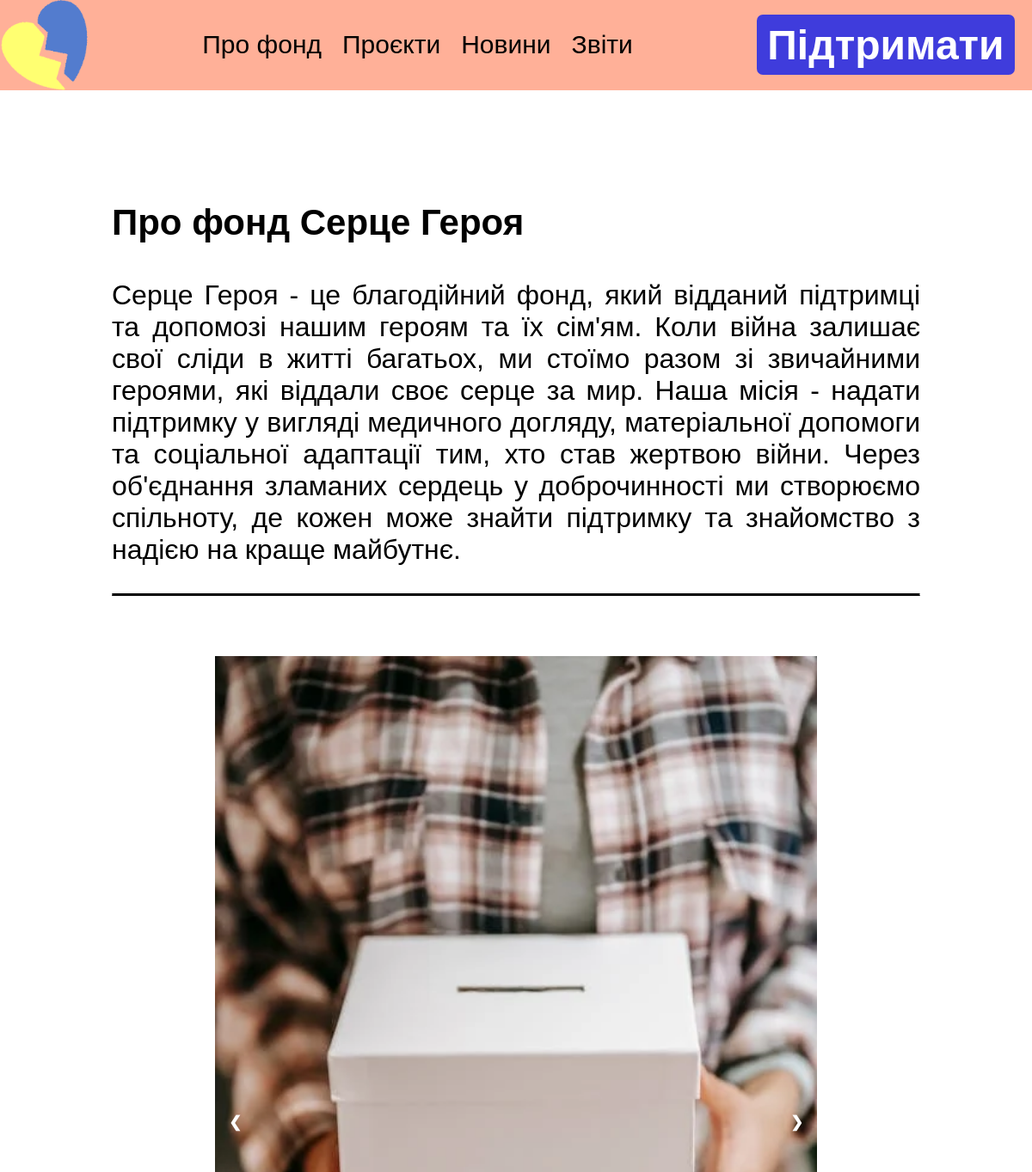
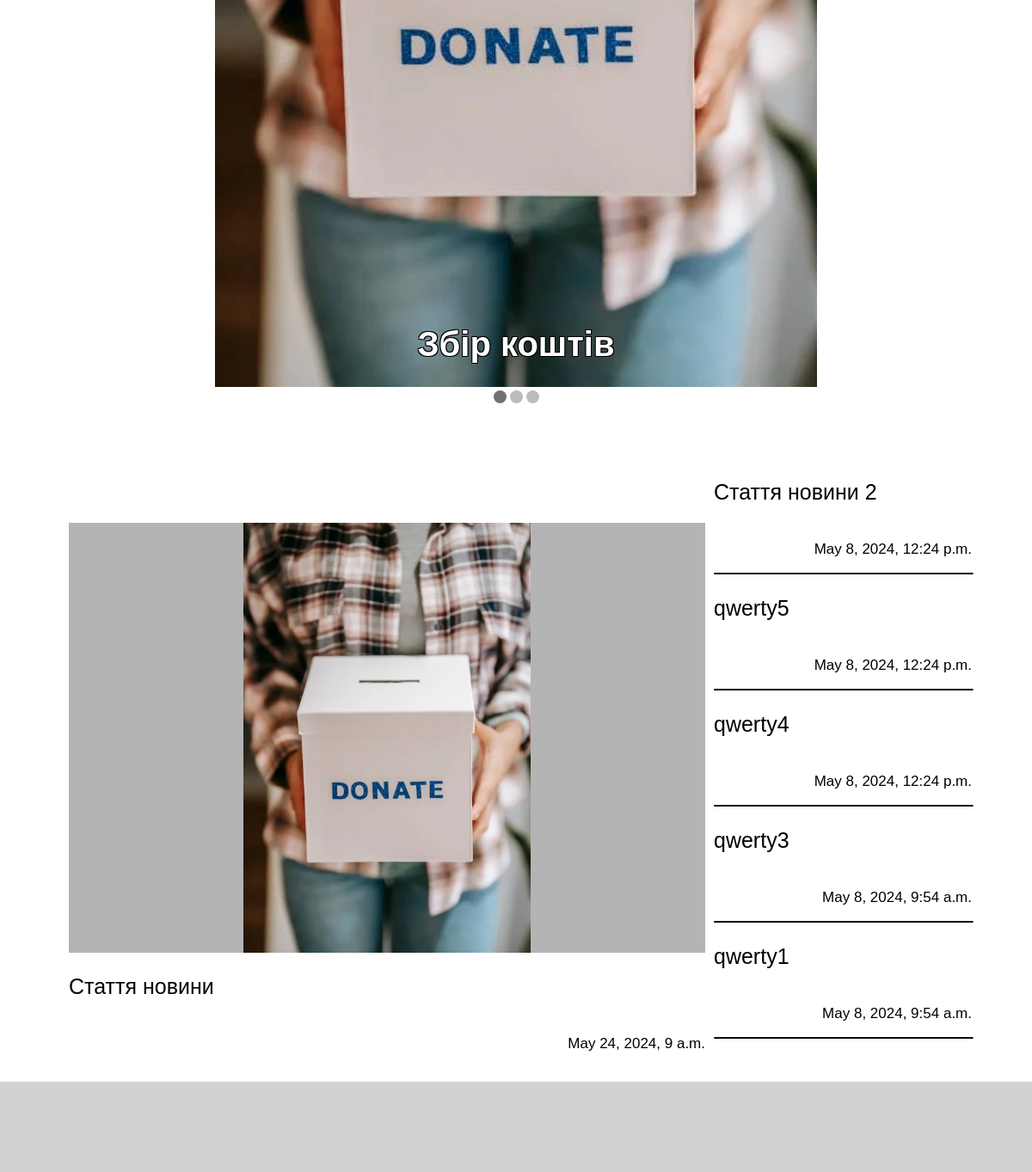
The page / on the database its author committed (2 pictures, top to bottom).
### UAFOND/models.py (models this page shows)
class Projects(models.Model):
    id = models.AutoField(primary_key=True)
    title = models.CharField(max_length=100, null=False, blank=False)
    author = models.CharField(max_length=100, null=False, blank=False)
    text = models.TextField()
    img = models.ImageField(upload_to='projects/')
    req_money = models.DecimalField(max_digits=20, decimal_places=2, null=False)
    coll_money = models.DecimalField(max_digits=20, decimal_places=2, null=False)
    active = models.BooleanField(default=True, null=False)

class News(models.Model):
    id = models.AutoField(primary_key=True)
    title = models.CharField(max_length=100, null=False, blank=False)
    author = models.CharField(max_length=100, null=False, blank=False)
    text = models.TextField()
    img = models.ImageField(upload_to='news/')
    time = models.DateTimeField(default=timezone.now, null=False)

### UAFOND/views.py (the view)
# urls.py: path('', views.main, name='main'),
def main(request):
    projects = Projects.objects.all().order_by("-id")
    news = News.objects.all().order_by("-id")
    return render(request, 'main.html', {'projects': projects, 'news': news})

### templates/main.html (shortened to what this page needs)
<!DOCTYPE html>
<html lang="uk-UA">
<head>
    {% load static %}
</head>
<body>
    <div id="highbar">
        <img src="{% static 'label.png' %}">
        <ul>
            <li><a href="{% url 'about' %}">Про фонд</a></li>
            <li><a href="{% url 'projects' %}">Проєкти</a></li>
            <li><a href="{% url 'news' %}">Новини</a></li>
            <li><a href="{% url 'report' %}">Звіти</a></li>
        </ul>
        <button onclick="window.location.href='{% url 'support' %}'">Підтримати</button>
    </div>
    <div id="about">
        <p style = "font-size: 42px; font-weight: bold; ">Про фонд Серце Героя</p>
        <p>Серце Героя - це благодійний фонд,
            який відданий підтримці та допомозі
            нашим героям та їх сім'ям. Коли війна
            залишає свої сліди в житті багатьох,
            ми стоїмо разом зі звичайними героями,
            які віддали своє серце за мир. Наша
            місія - надати підтримку у вигляді
            медичного догляду, матеріальної допомоги
            та соціальної адаптації тим, хто став
            жертвою війни. Через об'єднання зламаних
            сердець у доброчинності ми створюємо
            спільноту, де кожен може знайти підтримку
            та знайомство з надією на краще майбутнє.</p>
        <hr>
    </div>
    {%block content%}
    <div id="slideshow-container">
        {% for project in projects|slice:":5"%}
            {% if project.active %}
                <div class="ProjSlides fade">
                  <img src="{{ MEDIA_URL }}{{ project.img.url }}" style="width:100%">
                  <p class="proj_title" ><a  href="{% url 'proj' project.id %}" style= "color: inherit; text-decoration: none; ">{{project.title}}</a></p>
                </div>
            {% endif %}
        {% endfor %}
        <a class="prev" onclick="plusSlides(-1)">&#10094;</a>
        <a class="next" onclick="plusSlides(1)">&#10095;</a>
        <div style="text-align:center">
        </div>
    </div>
    <div id="news">
        <div id="main_news">
            {% for article in news %}
                {% if forloop.first %}
                    <div id="news_image"><img src="{{ MEDIA_URL }}{{ article.img.url }}" alt="Image"></div>
                    <p class="text"><a href="{% url 'artcl' article.id %}" style= "color: inherit; text-decoration: none; ">{{ article.title }}</a></p>
                    <p class="time">{{ article.time }}</p>
                {% endif %}
            {% endfor %}
        </div>
        <div id="other_news">
            {% for article in news|slice:":6" %}
                {% if not forloop.first%}
                    <div class="news_artcl">
                        <p class="text"><a href="{% url 'artcl' article.id %}" style= "color: inherit; text-decoration: none; ">{{ article.title }}</a></p>
                        <p class="time">{{ article.time }}</p>
                        <hr>
                    </div>
                {% endif %}
            {% endfor %}
        </div>
    </div>
    <div id="lowbar">
    </div>
    <link rel="stylesheet" type="text/css"  href="{% static 'main.css' %}" >
    {% endblock %}
</body>
</html>

### static/main.css (style rules this page uses)
html, body { margin: 0; padding: 0; min-width: 1100px; }
#highbar { background-color: #FFB098; position: relative; top: 0px; left: 0%; right: 0%; margin: 0; padding: 0; height: 105px; display: flex; justify-content: space-between; }
#highbar ul { list-style-type: none; margin-top: 35px; padding: 0; display: inline-block; }
#highbar ul li { font-family: 'MyCustomFont', sans-serif; display: inline-block; font-size: 30px; white-space: nowrap; margin-right: 50px; margin-left: 50px; }
#highbar ul li a { color: inherit; text-decoration: none; }
@media screen and (max-width: 1301px) { #highbar ul li { margin-right: 10px; margin-left: 10px; } }
#highbar button { float: right; font-family: 'MyCustomFont', sans-serif; margin: 17px; margin-right: 20px; height: 70px; width: 300px; border-radius: 7px; border-width: 0px; font-size: 48px; background-color: #3F3CDC; font-weight: bold; color: #FFFFFF; cursor: pointer; }
#about { margin: 130px; margin-bottom: 70px; font-family: 'MyCustomFont', sans-serif; justify-content: center; align-items: center; }
#about p { font-family: 'MyCustomFont', sans-serif; font-size: 32px; text-align: justify; }
#about hr { border-top: 1px solid black; border-bottom: 2px solid black; }
#slideshow-container { width: 700px; position: relative; display: flex; margin: auto; flex-direction: column; }
.ProjSlides { display: none; }
#slideshow-container .proj_title { position: absolute; bottom: 10px; width: 100%; font-size: 40px; text-align: center; font-family: 'MyCustomFont', sans-serif; font-weight: bold; color: #FFFFFF; text-shadow: -1px -1px 0 #000, 1px -1px 0 #000, -1px 1px 0 #000, 1px 1px 0 #000; word-wrap: break-word; overflow-wrap: break-word; overflow: hidden; max-height: 90px; }
.prev, .next { cursor: pointer; position: absolute; top: 50%; width: auto; margin-top: -22px; padding: 16px; color: white; font-weight: bold; font-size: 18px; transition: 0.6s ease; border-radius: 0 3px 3px 0; user-select: none; }
.next { right: 0; border-radius: 3px 0 0 3px; }
.fade { animation-name: fade; animation-duration: 1.5s; }
#news { margin: auto; margin-top: 60px; height: 700px; display: flex; justify-content: center; align-items: center; margin-bottom: 130px; }
#main_news { position: relative; height: 550px; width: 740px; margin: 10px; }
#news_image { height: 500px; width: 740px; background-color: rgb(180, 180, 180); display: flex; justify-content: center; align-items: center; }
#news_image img { max-width: 100%; max-height: 100%; }
#other_news { justify-content: center; align-items: center; height: 100%; width: 300px; }
#other_news hr { border-top: 0.5px solid black; border-bottom: 0.5px solid black; width: 300px; }
.text { font-family: 'MyCustomFont', sans-serif; font-size: 25px; }
.time { font-family: 'MyCustomFont', sans-serif; float: right; font-size: 17px; }
#lowbar { position: fixed; background-color: rgb(209, 209, 209); bottom: 0px; left: 0%; right: 0%; margin: 0; padding: 0; height: 105px; display: flex; justify-content: space-between; clear: both; }

### rows shown on the page
Projects: img (picture), title "Збір коштів"
News: img (picture), title "Стаття новини", time "May 24, 2024, 9 a.m."
News: title "Стаття новини 2", time "May 8, 2024, 12:24 p.m."
News: title "qwerty5", time "May 8, 2024, 12:24 p.m."
News: title "qwerty4", time "May 8, 2024, 12:24 p.m."
News: title "qwerty3", time "May 8, 2024, 9:54 a.m."
News: title "qwerty1", time "May 8, 2024, 9:54 a.m."
